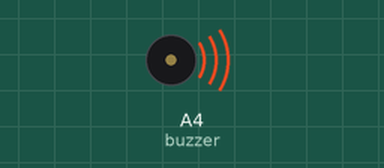
Simulated run of this sketch. Board: Arduino Uno, built with avr-gcc and run on an emulated ATmega328P. On the bench: buzzer (waves = sounding).

Above: at 0.1 s.
At 24.4 s:
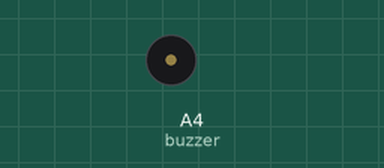
Timing chart, 0 to 40.0 s (numbered marks = the images above):
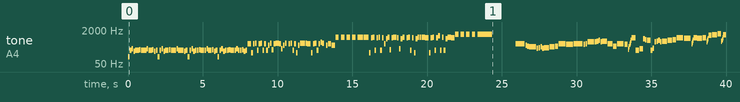

The sketch:

In_Time_of_War.ino
```cpp
// 陰の実力者になりたくて！ OST 「In Time of War」 (FULL version)

#include <avr/pgmspace.h>

#define NOTE_B0  31
#define NOTE_C1  33
#define NOTE_CS1 35
#define NOTE_D1  37
#define NOTE_DS1 39
#define NOTE_E1  41
#define NOTE_F1  44
#define NOTE_FS1 46
#define NOTE_G1  49
#define NOTE_GS1 52
#define NOTE_A1  55
#define NOTE_AS1 58
#define NOTE_B1  62
#define NOTE_C2  65
#define NOTE_CS2 69
#define NOTE_D2  73
#define NOTE_DS2 78
#define NOTE_E2  82
#define NOTE_F2  87
#define NOTE_FS2 93
#define NOTE_G2  98
#define NOTE_GS2 104
#define NOTE_A2  110
#define NOTE_AS2 117
#define NOTE_B2  123
#define NOTE_C3  131
#define NOTE_CS3 139
#define NOTE_D3  147
#define NOTE_DS3 156
#define NOTE_E3  165
#define NOTE_F3  175
#define NOTE_FS3 185
#define NOTE_G3  196
#define NOTE_GS3 208
#define NOTE_A3  220
#define NOTE_AS3 233
#define NOTE_B3  247
#define NOTE_C4  262
#define NOTE_CS4 277
#define NOTE_D4  294
#define NOTE_DS4 311
#define NOTE_E4  330
#define NOTE_F4  349
#define NOTE_FS4 370
#define NOTE_G4  392
#define NOTE_GS4 415
#define NOTE_A4  440
#define NOTE_AS4 466
#define NOTE_B4  494
#define NOTE_C5  523
#define NOTE_CS5 554
#define NOTE_D5  587
#define NOTE_DS5 622
#define NOTE_E5  659
#define NOTE_F5  698
#define NOTE_FS5 740
#define NOTE_G5  784
#define NOTE_GS5 831
#define NOTE_A5  880
#define NOTE_AS5 932
#define NOTE_B5  988
#define NOTE_C6  1047
#define NOTE_CS6 1109
#define NOTE_D6  1175
#define NOTE_DS6 1245
#define NOTE_E6  1319
#define NOTE_F6  1397
#define NOTE_FS6 1480
#define NOTE_G6  1568
#define NOTE_GS6 1661
#define NOTE_A6  1760
#define NOTE_AS6 1865
#define NOTE_B6  1976
#define NOTE_C7  2093
#define NOTE_CS7 2217
#define NOTE_D7  2349
#define NOTE_DS7 2489
#define NOTE_E7  2637
#define NOTE_F7  2794
#define NOTE_FS7 2960
#define NOTE_G7  3136
#define NOTE_GS7 3322
#define NOTE_A7  3520
#define NOTE_AS7 3729
#define NOTE_B7  3951
#define NOTE_C8  4186
#define NOTE_CS8 4435
#define NOTE_D8  4699
#define NOTE_DS8 4978
#define NOTE_E8  5274
#define NOTE_F8  5588
#define NOTE_FS8 5920
#define NOTE_G8  6272
#define NOTE_GS8 6645
#define NOTE_A8  7074
#define NOTE_AS8 7459
#define NOTE_B8  7902
#define REST 0

int tempo = 60;
int buzzer = A4;

const int melody[] PROGMEM = {
NOTE_A2,32,NOTE_A3,32,NOTE_C4,32,NOTE_G3,32,NOTE_A3,32,NOTE_A3,32,NOTE_AS3,32,NOTE_A3,32,NOTE_A3,32,NOTE_A3,32,NOTE_C4,32,
NOTE_A3,32,NOTE_A3,32,NOTE_AS3,32,NOTE_G3,32,NOTE_A3,32,NOTE_A2,32,NOTE_A3,32,NOTE_C4,32,
NOTE_G3,32,NOTE_A3,32,NOTE_A3,32,NOTE_AS3,32,NOTE_A3,32,NOTE_A3,32,NOTE_A3,32,NOTE_C4,32,
NOTE_A3,32,NOTE_A3,32,NOTE_A3,32,NOTE_G3,32,NOTE_A3,32,NOTE_A2,32,NOTE_A3,32,NOTE_C4,32,
NOTE_G3,32,NOTE_A3,32,NOTE_A3,32,NOTE_AS3,32,NOTE_A3,32,NOTE_A3,32,NOTE_A3,32,NOTE_C4,32,
NOTE_A3,32,NOTE_A3,32,NOTE_AS3,32,NOTE_G3,32,NOTE_A3,32,NOTE_A2,32,NOTE_A3,32,NOTE_C4,32,
NOTE_G3,32,NOTE_A3,32,NOTE_A3,32,NOTE_AS3,32,NOTE_A3,32,NOTE_A3,32,NOTE_A3,32,NOTE_C4,32,
NOTE_A3,32,NOTE_A3,32,NOTE_AS3,32,NOTE_G3,32,NOTE_A3,32,
NOTE_A4,16,NOTE_E3,32,NOTE_A4,32,NOTE_AS4,32,NOTE_A3,32,NOTE_A4,32,NOTE_AS4,32,NOTE_A3,32,NOTE_A4,32,NOTE_A3,32,
NOTE_G4,32,NOTE_AS4,32,NOTE_AS3,32,NOTE_A4,32,NOTE_AS4,16,NOTE_A4,32,NOTE_C4,32,
NOTE_G4,32,NOTE_AS4,32,REST,32,NOTE_A4,32,NOTE_AS4,32,NOTE_A3,32,NOTE_A4,32,NOTE_E3,32,NOTE_G4,32,NOTE_AS4,32,NOTE_AS4,32,NOTE_AS4,32,NOTE_AS4,32,NOTE_A4,16,NOTE_E3,32,
NOTE_A4,32,NOTE_AS4,32,NOTE_A3,32,NOTE_A4,32,NOTE_C5,32,NOTE_AS4,32,REST,32,NOTE_G4,32,NOTE_A4,16,NOTE_G4,16,
NOTE_AS5,16,REST,32,NOTE_AS5,16,REST,32,NOTE_AS5,16,REST,32,NOTE_AS5,16,REST,32,NOTE_AS5,32,NOTE_AS5,32,NOTE_AS5,32,NOTE_AS5,32,NOTE_AS5,16,NOTE_E3,32,
NOTE_A5,32,NOTE_AS5,32,NOTE_A3,32,NOTE_A5,32,NOTE_AS5,32,NOTE_A3,32,NOTE_A5,32,NOTE_A4,32,NOTE_G5,32,NOTE_AS5,32,NOTE_AS3,32,
NOTE_A5,32,NOTE_AS5,16,NOTE_A5,32,NOTE_C4,32,NOTE_G5,32,NOTE_AS5,32,REST,32,NOTE_A5,32,NOTE_AS5,32,NOTE_A3,32,
NOTE_A5,32,NOTE_E3,32,NOTE_G5,32,NOTE_AS5,32,NOTE_AS5,32,NOTE_AS5,32,NOTE_AS5,32,NOTE_A5,16,
NOTE_E3,32,NOTE_A5,32,NOTE_AS5,32,NOTE_A3,32,NOTE_A5,32,NOTE_C6,32,NOTE_A3,32,NOTE_AS5,32,NOTE_A3,32,NOTE_G5,32,NOTE_AS5,16,NOTE_A5,16,
NOTE_DS6,16,REST,32,NOTE_DS6,16,REST,32,NOTE_DS6,16,REST,32,NOTE_DS6,16,REST,32,NOTE_DS6,32,NOTE_DS6,32,NOTE_DS6,32,NOTE_DS6,6,REST,4,REST,8,
NOTE_A4,6,NOTE_G4,32,NOTE_F4,32,NOTE_E4,8,NOTE_CS4,32,NOTE_D4,32,NOTE_E4,32,NOTE_CS4,32,NOTE_D4,11,NOTE_E4,11,NOTE_F4,16,
NOTE_A4,8,NOTE_GS4,8,NOTE_A4,6,NOTE_GS4,32,NOTE_A4,32,NOTE_CS5,8,NOTE_CS5,32,NOTE_D5,32,NOTE_E5,32,NOTE_CS5,32,NOTE_D5,11,NOTE_A4,11,NOTE_F4,16,NOTE_A4,8,NOTE_GS4,16,
NOTE_B3,90,NOTE_E4,90,NOTE_GS4,90,NOTE_B4,90,NOTE_E5,90,NOTE_A5,90,NOTE_A5,16,NOTE_A3,16,NOTE_C4,16,NOTE_G5,32,NOTE_F5,32,NOTE_E5,16,NOTE_A3,32,NOTE_CS4,32,
NOTE_CS5,32,NOTE_D5,32,NOTE_E5,32,NOTE_CS5,32,NOTE_D5,11,NOTE_E5,11,NOTE_F5,16,NOTE_A5,8,NOTE_GS5,8,NOTE_A4,90,NOTE_C5,90,NOTE_E5,90,NOTE_A5,16,NOTE_GS5,11,NOTE_A5,16,NOTE_CS5,90,NOTE_E5,90,NOTE_G5,90,NOTE_CS6,16,NOTE_D6,11,NOTE_E6,16,
NOTE_D5,90,NOTE_F5,90,NOTE_A5,90,NOTE_D6,16,NOTE_E6,11,NOTE_F6,16,NOTE_A6,8,NOTE_GS6,8,NOTE_A6,16,
NOTE_E2,32,NOTE_A3,32,NOTE_AS3,32,REST,32,NOTE_A3,32,NOTE_AS3,32,REST,32,NOTE_A3,32,NOTE_A2,32,NOTE_G3,32,NOTE_AS3,32,REST,32,NOTE_A3,32,NOTE_B3,16,NOTE_A3,32,REST,32,
NOTE_G3,32,NOTE_AS3,32,REST,32,NOTE_A3,32,NOTE_AS3,32,REST,32,NOTE_A3,32,REST,32,NOTE_G3,32,NOTE_AS3,32,NOTE_AS3,32,NOTE_AS3,32,NOTE_AS3,32,NOTE_A3,16,REST,32,
NOTE_A3,32,NOTE_AS3,32,REST,32,NOTE_A3,32,NOTE_C4,32,REST,32,NOTE_B3,32,REST,32,NOTE_G3,32,
NOTE_AS3,16,NOTE_A3,16,NOTE_AS3,16,REST,32,NOTE_AS3,16,REST,32,NOTE_AS3,16,REST,32,NOTE_AS3,16,REST,32,NOTE_AS3,32,NOTE_AS3,32,NOTE_AS3,32,NOTE_AS3,32,
NOTE_A4,16,NOTE_E3,32,
NOTE_A4,32,NOTE_AS4,32,NOTE_A3,32,NOTE_A4,32,NOTE_AS4,32,NOTE_A3,32,NOTE_A4,32,NOTE_A3,32,NOTE_G4,32,NOTE_AS4,32,NOTE_AS3,32,
NOTE_A4,32,NOTE_AS4,16,NOTE_A4,32,NOTE_C3,32,NOTE_G4,32,NOTE_AS4,32,NOTE_A2,32,NOTE_A4,32,NOTE_AS4,32,NOTE_A3,32,NOTE_A4,32,NOTE_E3,32,
NOTE_G4,32,NOTE_AS4,32,NOTE_AS4,32,NOTE_AS4,32,NOTE_AS4,32,NOTE_A4,16,NOTE_E3,32,
NOTE_A4,32,NOTE_AS4,32,NOTE_A3,32,NOTE_A4,32,NOTE_C5,32,NOTE_A3,32,NOTE_AS4,32,NOTE_A3,32,NOTE_G4,32,NOTE_AS4,16,NOTE_A4,16,
NOTE_DS5,16,REST,32,NOTE_DS5,16,REST,32,NOTE_DS5,16,REST,32,NOTE_DS5,16,REST,32,NOTE_DS5,32,NOTE_DS5,32,NOTE_DS5,32,NOTE_DS5,32,
NOTE_A3,16,NOTE_DS3,32,NOTE_E4,24,REST,20,NOTE_C4,16,NOTE_E4,32,REST,32,NOTE_E3,32,NOTE_C4,24,REST,20,NOTE_A3,16,NOTE_F4,32,REST,32,NOTE_F3,32,NOTE_D4,24,REST,20,
NOTE_AS3,16,NOTE_D4,32,REST,32,NOTE_D3,32,NOTE_AS3,24,REST,20,NOTE_F3,16,NOTE_C4,32,REST,32,NOTE_C3,32,NOTE_A3,24,REST,20,
NOTE_E3,16,NOTE_A3,32,REST,32,NOTE_E3,32,NOTE_C4,24,REST,20,NOTE_E4,16,NOTE_F4,32,REST,32,NOTE_F3,32,NOTE_D4,24,REST,20,
NOTE_AS3,16,NOTE_AS4,32,REST,32,NOTE_AS3,32,NOTE_F4,24,REST,20,NOTE_D4,16,NOTE_A4,32,REST,32,NOTE_A3,32,NOTE_E4,24,REST,20,
NOTE_C4,16,NOTE_E4,32,REST,32,NOTE_C4,32,NOTE_A4,24,REST,20,NOTE_C5,16,NOTE_E5,32,REST,32,NOTE_DS4,32,NOTE_B4,24,REST,20,
NOTE_FS4,16,NOTE_B4,32,REST,32,NOTE_FS4,32,NOTE_DS5,24,REST,20,NOTE_FS5,16,NOTE_AS5,32,REST,32,NOTE_AS4,32,NOTE_F5,24,REST,20,
NOTE_E5,16,NOTE_F5,32,REST,32,NOTE_F4,32,NOTE_D5,24,REST,20,NOTE_AS4,16,NOTE_E5,32,REST,32,NOTE_E4,32,NOTE_C5,24,REST,20,NOTE_A4,16,
NOTE_A4,8,NOTE_GS4,64,NOTE_A4,64,NOTE_B4,64,NOTE_C5,64,NOTE_D5,64,NOTE_E5,64,NOTE_F5,64,NOTE_GS5,64,NOTE_A5,16,
NOTE_E4,32,NOTE_E5,32,NOTE_A4,32,REST,32,NOTE_C5,16,NOTE_E5,11,NOTE_C5,32,NOTE_C4,32,NOTE_C5,32,NOTE_A4,16,NOTE_F5,16,NOTE_AS2,32,NOTE_D4,16,NOTE_AS3,32,NOTE_AS3,16,
NOTE_D5,11,NOTE_E5,16,REST,32,NOTE_F5,16,NOTE_A3,16,
NOTE_E4,32,
NOTE_E5,32,NOTE_A4,32,NOTE_A2,32,NOTE_E4,32,NOTE_A4,32,
NOTE_E5,11,NOTE_C5,32,NOTE_C4,32,REST,32,NOTE_C5,16,NOTE_E5,11,
NOTE_AS3,32,NOTE_F4,16,NOTE_AS3,16,NOTE_AS4,11,NOTE_C5,32,NOTE_A4,16,NOTE_D5,16,NOTE_A5,16,NOTE_E4,32,NOTE_E5,32,NOTE_A4,32,NOTE_A2,32,NOTE_C5,16,NOTE_E5,11,NOTE_C5,32,NOTE_C4,32,NOTE_C5,32,NOTE_A4,16,NOTE_FS5,11,NOTE_B5,11,NOTE_E6,16,NOTE_DS5,16,NOTE_B2,32,
NOTE_E4,32,NOTE_E5,16,NOTE_FS5,16,NOTE_F5,11,NOTE_D5,11,NOTE_AS4,16,NOTE_D5,11,NOTE_E5,11,NOTE_F5,16,NOTE_E5,11,NOTE_C5,32,REST,16,NOTE_E4,32,NOTE_C5,32,NOTE_A5,8,NOTE_GS5,16,
NOTE_A2,32,NOTE_E3,32,
NOTE_A4,6,NOTE_G4,32,NOTE_F4,32,NOTE_E4,8,NOTE_CS4,32,NOTE_D4,32,NOTE_E4,32,NOTE_CS4,32,NOTE_D4,11,NOTE_E4,11,NOTE_F4,16,NOTE_A4,8,NOTE_GS4,8,NOTE_A4,16,
NOTE_A3,32,NOTE_C4,32,NOTE_E4,16,NOTE_GS4,32,NOTE_A4,32,NOTE_CS5,16,NOTE_A3,16,NOTE_CS5,32,NOTE_D5,32,NOTE_E5,32,NOTE_CS5,32,NOTE_D5,16,NOTE_A3,24,NOTE_A4,11,NOTE_F4,16,NOTE_A4,8,NOTE_GS4,8,NOTE_A4,6,
NOTE_G4,32,NOTE_F4,32,NOTE_E4,8,NOTE_CS4,32,NOTE_D4,32,NOTE_E4,32,NOTE_CS4,32,NOTE_D4,11,NOTE_E4,11,NOTE_F4,16,NOTE_A4,8,NOTE_GS4,8,NOTE_A4,16,
NOTE_A3,32,NOTE_C4,32,NOTE_E4,16,NOTE_GS4,32,NOTE_A4,32,NOTE_CS5,16,NOTE_A3,16,NOTE_CS5,32,NOTE_D5,32,NOTE_E5,32,NOTE_CS5,32,NOTE_D5,11,NOTE_E5,11,NOTE_F5,16,NOTE_A5,8,NOTE_GS5,8,NOTE_A5,6,
NOTE_G5,32,NOTE_F5,32,NOTE_E5,8,NOTE_CS5,32,NOTE_D5,32,NOTE_E5,32,NOTE_CS5,32,NOTE_D5,11,NOTE_E5,11,NOTE_F5,16,NOTE_A5,8,NOTE_GS5,8,NOTE_A5,16,
NOTE_A4,32,NOTE_C5,32,NOTE_E5,16,NOTE_GS5,32,NOTE_A5,32,NOTE_CS6,16,NOTE_A4,16,NOTE_CS6,32,NOTE_D6,32,NOTE_E6,32,NOTE_CS6,32,NOTE_D6,16,
NOTE_A4,24,NOTE_A5,11,NOTE_F5,16,NOTE_A5,8,NOTE_GS5,8,NOTE_A5,6,NOTE_G5,32,NOTE_F5,32,NOTE_E5,8,NOTE_CS5,32,NOTE_D5,32,NOTE_E5,32,NOTE_CS5,32,NOTE_D5,11,NOTE_E5,11,NOTE_F5,16,NOTE_A5,8,NOTE_GS5,8,NOTE_A5,16,
NOTE_A4,32,NOTE_C5,32,NOTE_E5,16,NOTE_GS5,32,NOTE_A5,32,NOTE_CS6,16,NOTE_A4,16,NOTE_CS6,32,NOTE_D6,32,NOTE_E6,32,NOTE_CS6,32,NOTE_D6,11,NOTE_E6,11,NOTE_F6,16,NOTE_A6,8,NOTE_GS6,6,REST,4,REST,6,REST,32,
NOTE_A4,16,NOTE_E3,32,NOTE_A4,32,NOTE_AS4,32,REST,32,NOTE_A4,32,NOTE_AS4,32,REST,32,NOTE_A4,32,REST,32,NOTE_G4,32,NOTE_AS4,32,REST,32,NOTE_A4,32,NOTE_AS4,16,NOTE_A4,32,REST,32,
NOTE_G4,32,NOTE_AS4,32,REST,32,NOTE_A4,32,NOTE_AS4,32,REST,32,NOTE_A4,32,REST,32,NOTE_G4,32,NOTE_AS4,32,NOTE_AS4,32,NOTE_AS4,32,NOTE_AS4,32,NOTE_A4,16,REST,32,NOTE_A4,32,NOTE_AS4,32,REST,32,NOTE_A4,32,NOTE_C5,32,REST,32,NOTE_AS4,32,REST,32,NOTE_G4,32,
NOTE_AS4,16,NOTE_A4,16,NOTE_AS4,16,REST,32,NOTE_AS4,16,REST,32,NOTE_AS4,16,REST,32,NOTE_AS4,16,REST,32,NOTE_AS4,32,NOTE_AS4,32,NOTE_AS4,32,NOTE_AS4,32,
NOTE_A5,16,REST,32,NOTE_A5,32,NOTE_AS5,32,REST,32,NOTE_A5,32,NOTE_AS5,32,NOTE_E6,32,NOTE_A5,32,REST,32,NOTE_G5,32,NOTE_AS5,32,REST,32,NOTE_A5,32,NOTE_AS5,16,NOTE_A5,32,
REST,32,NOTE_G5,32,NOTE_AS5,32,REST,32,NOTE_A5,32,NOTE_AS5,32,REST,32,NOTE_A5,32,REST,32,NOTE_G5,32,NOTE_AS5,32,NOTE_AS5,32,NOTE_AS5,32,NOTE_AS5,32,NOTE_A5,16,REST,32,
NOTE_A5,32,NOTE_AS5,32,REST,32,NOTE_A5,32,NOTE_C6,32,NOTE_E6,32,NOTE_AS5,32,REST,32,NOTE_G5,32,NOTE_AS5,16,NOTE_A5,16,NOTE_AS5,16,REST,32,NOTE_AS5,16,REST,32,NOTE_AS5,16,REST,32,NOTE_AS5,32,NOTE_AS5,32,REST,32,NOTE_AS5,32,REST,32,NOTE_AS5,32,REST,32,
NOTE_DS6,16,REST,32,NOTE_DS6,16,REST,32,NOTE_DS6,16,REST,32,NOTE_DS6,32,NOTE_DS6,32,REST,32,NOTE_DS6,32,NOTE_DS6,32,NOTE_DS6,32,NOTE_DS6,32,REST,4,NOTE_A3,-1,

};

int notes = sizeof(melody) / sizeof(melody[0]) / 2;
int wholenote = (60000 * 4) / tempo;

void playMelody(const int melody[], int notes, int wholenote) {
  for (int thisNote = 0; thisNote < notes * 2; thisNote += 2) {

    int pitch = pgm_read_word(&melody[thisNote]);
    int divider = pgm_read_word(&melody[thisNote + 1]);

    int noteDuration;

    if (divider > 0) {
      // 正常音符
      noteDuration = wholenote / divider;
    } else {
      // 負音符（1.5倍）
      noteDuration = wholenote / abs(divider);
      noteDuration = noteDuration * 1.5;
    }

    tone(buzzer, pitch, noteDuration * 0.9);
    delay(noteDuration);
    noTone(buzzer);
  }
}

void setup() {
  playMelody(melody, notes, wholenote);
}

void loop() {
}
```

Measured:
- by itself, tone on A4 (buzzer): plays 110 Hz for 0.11 s, 220 Hz for 0.11 s, 262 Hz for 0.11 s, 196 Hz for 0.11 s, 220 Hz for 0.11 s, 220 Hz for 0.11 s … (226 notes in this stretch)
